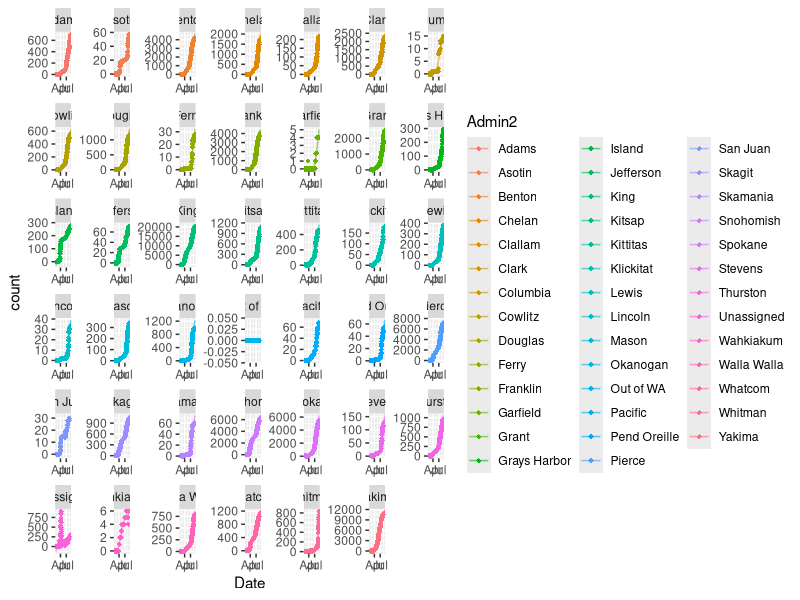

Here is the R script that generated this plot: (Note: this script raises an error after producing the figure.)
library(tidyverse)
library(lubridate)
library(forcats)
# read US Cases into Rstudio ----------------------------------------------

covid_cases_us <- read.csv(here::here("data","covid_US_cases_raw.csv"),stringsAsFactors = F)

# tidy up the data for graphing
recent_date <- colnames(covid_cases_us)[length(covid_cases_us)]
head(covid_cases_us)

str(covid_cases_us)

UID_dates<- covid_cases_us %>% select(UID,X1.22.20:recent_date) %>% gather(key = Date, value= count,-UID)

UID_info<- covid_cases_us %>% select(-c(X1.22.20:recent_date))

covid_US_cases_tidy<- left_join(UID_info,UID_dates,by="UID")

covid_US_cases_tidy<-covid_US_cases_tidy %>% mutate(Date=gsub("X","",Date))
str(covid_US_cases_tidy)

cols<- names(covid_US_cases_tidy[c(1:8,11)])

#Use lapply() to coerce and replace the chosen columns:
covid_US_cases_tidy[cols] <- lapply(covid_US_cases_tidy[cols], factor)  ## as.factor() could also be used
covid_US_cases_tidy$Date<- mdy(covid_US_cases_tidy$Date)
str(covid_US_cases_tidy)
#write.csv(covid_US_cases_tidy,file='./data/covid_US_cases_tidy.csv')



#covid_US_cases_tidy<- read.csv(file='./data/covid_US_cases_tidy.csv')

# list of counties in Washington

covid_US_cases_tidy %>% filter(Province_State=="Washington") %>% group_by(Admin2) %>%
  summarise(m=max(count)) %>% arrange(desc(m))

# total cumulative cases in Washington state, King and Spkane county

covid_US_cases_tidy %>% filter(Province_State=="Washington"#,
                               #Admin2=="King"|
                                # Admin2=="Spokane"|
                                 #Admin2=="Snohomish",count>01
                               ) %>%
  group_by(Admin2) %>%
  arrange(desc(Date)) %>% select(-c(iso2:FIPS,Country_Region)) %>% group_by(Date)%>%
  ggplot(aes(Date,count,color=Admin2))+geom_point(shape=18)+
  geom_line(stat='smooth',se=F,alpha=.6)+
  facet_wrap(~Admin2,scales='free')

new.cases <- c("Adams",'Benton','Grant', 'Clark', 'Franklin','Skagit','Spokane','Thurston','Walla Walla','Yakima',"King")

covid_US_cases_tidy %>% filter(Date>today()-21,Province_State=='Washington') %>%
  #filter(Admin2 == "King" |Admin2 %in% new.cases) %>%
  group_by(Admin2) %>%
  arrange(-desc(Date)) %>% select(-c(iso2:FIPS,Country_Region)) %>%
  mutate(count_lag=lag(count,1),new_cases=count-count_lag) %>% group_by(Date) %>%
  arrange(desc(Date),desc(new_cases)) %>%
  mutate(sort.Admin2=factor(Admin2))-> wa.new.cases#

#wa.new.cases %>%


  wa.new.cases[,c(3,12)] <- lapply(wa.new.cases[,c(3,12)],function(x) factor(x))
lapply(wa.new.cases[,c('Admin2','sort.Admin2')], levels)
wa.new.cases[,12] <- factor(wa.new.cases$Admin2,levels = wa.new.cases$Admin2[1:41], ordered = T)

wa.new.cases %>%
  ggplot(aes(Date,new_cases))+
  geom_point(shape=18)+geom_line(alpha=.2)+geom_smooth(se=F)+
  facet_wrap(~sort.Admin2,scales = 'free')

# all us state and then some
drop_ship <- c("Diamond Princess","Grand Princess")
drop_state <- c("New Jersey","New York","Massachusetts","California",)
protest_states <- c("Minnesota","Texas","Colorado","Michigan","Illinois",
                    "Wisconsin","Ohio","Mississippi","North Carolina","Alabama","Arizona")

covid_US_cases_tidy %>%
  select(-c(iso2:FIPS,
            Admin2,
            Country_Region)) %>%
  group_by(Province_State,
           #Admin2,
           Date) %>%
  summarise(count = sum(count, na.rm = T)) %>%
  filter(Date > "2020-04-20", !Province_State %in% drop_ship) %>%
  #filter(!Province_State %in% drop_state) %>%
  #filter(Province_State %in% protest_states) %>%
  mutate(new_cases = count - lag(count)) %>%
  group_by(Date, Province_State) %>% arrange(desc(Date), desc(new_cases)) %>%
  mutate(sort_state = factor(Province_State))  -> tmp

  tmp[,c(1,5)] <- lapply(tmp[,c(1,5)],function(x) factor(x))
  lapply(tmp[,c('Province_State','sort_state')], levels)
  tmp[,5] <- factor(tmp$Province_State,levels = tmp$Province_State[1:56], ordered = T)

    tmp %>%
    ggplot(aes(x=Date,new_cases))+ geom_point(size=.2)+
  geom_line()+
  facet_wrap(~sort_state,scales = 'free')+
  ggtitle("new cases in the States since 4/21\nBlue simple linear regression, pink with , loess")+
  geom_smooth(method='lm',color='blue',se=F)+
geom_smooth(color='pink',size=.6)
